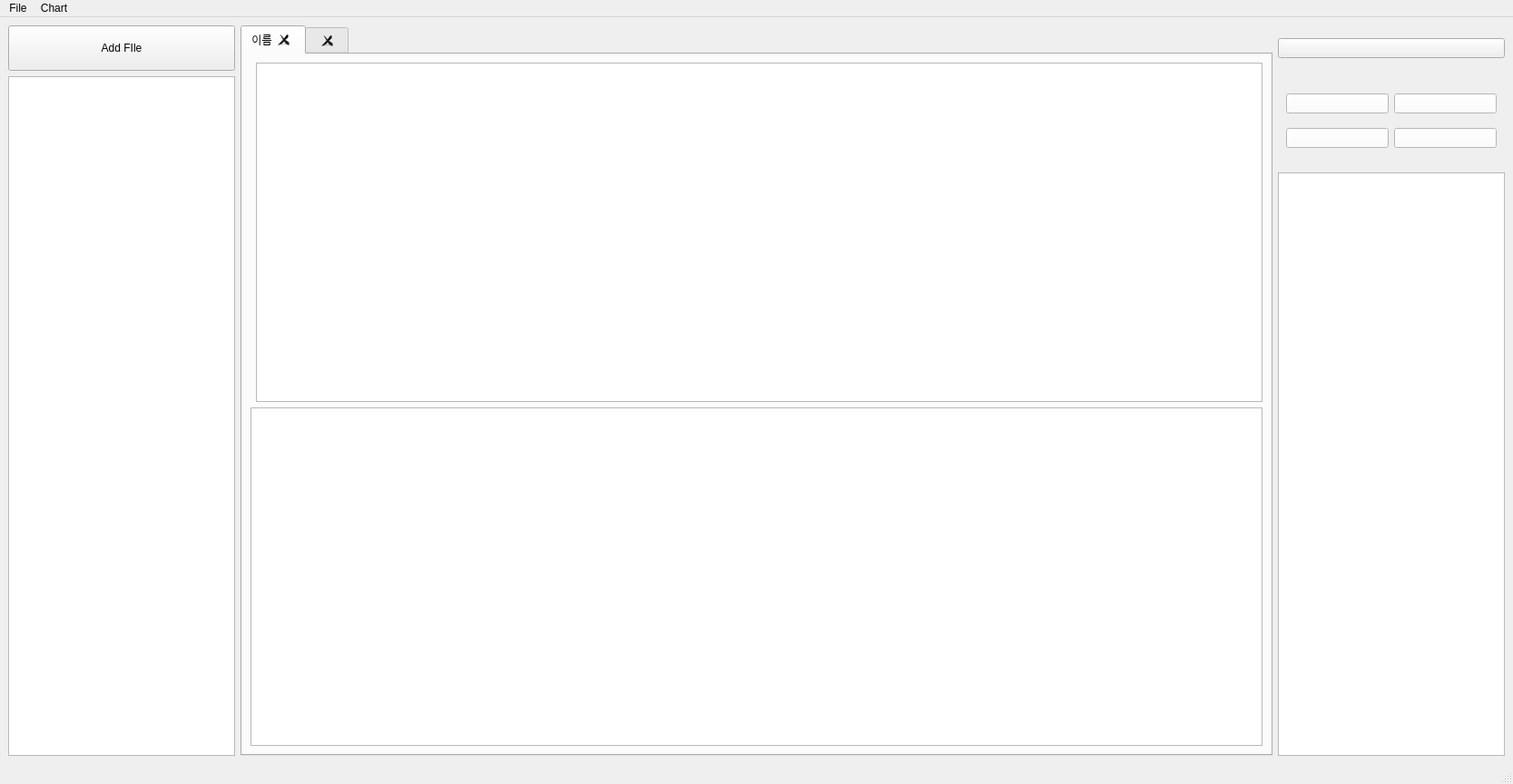
<?xml version="1.0" encoding="UTF-8"?>
<ui version="4.0">
 <class>MainWindow</class>
 <widget class="QMainWindow" name="MainWindow">
  <property name="geometry">
   <rect>
    <x>0</x>
    <y>0</y>
    <width>1667</width>
    <height>864</height>
   </rect>
  </property>
  <property name="maximumSize">
   <size>
    <width>100000</width>
    <height>100000</height>
   </size>
  </property>
  <property name="windowTitle">
   <string>MainWindow</string>
  </property>
  <widget class="QWidget" name="centralwidget">
   <layout class="QGridLayout" name="gridLayout">
    <item row="1" column="4">
     <widget class="QWidget" name="chartBtnWidget" native="true">
      <property name="minimumSize">
       <size>
        <width>0</width>
        <height>100</height>
       </size>
      </property>
      <layout class="QGridLayout" name="gridLayout_3">
       <item row="1" column="0">
        <widget class="QPushButton" name="pieChartBtn">
         <property name="styleSheet">
          <string notr="true">background-color: rgb(255, 255, 255);</string>
         </property>
         <property name="text">
          <string/>
         </property>
         <property name="icon">
          <iconset>
           <normaloff>img/파이.png</normaloff>img/파이.png</iconset>
         </property>
         <property name="iconSize">
          <size>
           <width>50</width>
           <height>50</height>
          </size>
         </property>
         <property name="checkable">
          <bool>true</bool>
         </property>
        </widget>
       </item>
       <item row="0" column="1">
        <widget class="QPushButton" name="lineGraphBtn">
         <property name="styleSheet">
          <string notr="true">background-color: rgb(255, 255, 255);</string>
         </property>
         <property name="text">
          <string/>
         </property>
         <property name="icon">
          <iconset>
           <normaloff>img/꺽은선.png</normaloff>img/꺽은선.png</iconset>
         </property>
         <property name="iconSize">
          <size>
           <width>50</width>
           <height>50</height>
          </size>
         </property>
         <property name="checkable">
          <bool>true</bool>
         </property>
        </widget>
       </item>
       <item row="0" column="0">
        <widget class="QPushButton" name="barGraphBtn">
         <property name="styleSheet">
          <string notr="true">background-color: rgb(255, 255, 255);</string>
         </property>
         <property name="text">
          <string/>
         </property>
         <property name="icon">
          <iconset>
           <normaloff>img/막대2.png</normaloff>img/막대2.png</iconset>
         </property>
         <property name="iconSize">
          <size>
           <width>50</width>
           <height>50</height>
          </size>
         </property>
         <property name="checkable">
          <bool>true</bool>
         </property>
         <property name="autoExclusive">
          <bool>false</bool>
         </property>
        </widget>
       </item>
       <item row="1" column="1">
        <widget class="QPushButton" name="scatterChartBtn">
         <property name="styleSheet">
          <string notr="true">background-color: rgb(255, 255, 255);</string>
         </property>
         <property name="text">
          <string/>
         </property>
         <property name="icon">
          <iconset>
           <normaloff>img/산포도.png</normaloff>img/산포도.png</iconset>
         </property>
         <property name="iconSize">
          <size>
           <width>50</width>
           <height>50</height>
          </size>
         </property>
         <property name="checkable">
          <bool>true</bool>
         </property>
        </widget>
       </item>
      </layout>
     </widget>
    </item>
    <item row="1" column="0" rowspan="2">
     <widget class="QListWidget" name="FileList">
      <property name="maximumSize">
       <size>
        <width>250</width>
        <height>1000</height>
       </size>
      </property>
      <property name="font">
       <font>
        <pointsize>14</pointsize>
       </font>
      </property>
      <property name="dragDropMode">
       <enum>QAbstractItemView::InternalMove</enum>
      </property>
     </widget>
    </item>
    <item row="2" column="4">
     <widget class="QListWidget" name="cellList">
      <property name="maximumSize">
       <size>
        <width>250</width>
        <height>1000</height>
       </size>
      </property>
      <property name="font">
       <font>
        <pointsize>10</pointsize>
       </font>
      </property>
      <property name="lineWidth">
       <number>1</number>
      </property>
      <property name="dragDropMode">
       <enum>QAbstractItemView::DragDrop</enum>
      </property>
      <property name="defaultDropAction">
       <enum>Qt::MoveAction</enum>
      </property>
     </widget>
    </item>
    <item row="0" column="0">
     <widget class="QPushButton" name="insertButton">
      <property name="minimumSize">
       <size>
        <width>0</width>
        <height>50</height>
       </size>
      </property>
      <property name="text">
       <string>Add FIle</string>
      </property>
     </widget>
    </item>
    <item row="0" column="4">
     <widget class="QPushButton" name="addTabBtn">
      <property name="text">
       <string/>
      </property>
      <property name="icon">
       <iconset>
        <normaloff>img/플러스.png</normaloff>img/플러스.png</iconset>
      </property>
     </widget>
    </item>
    <item row="0" column="1" rowspan="3">
     <widget class="QTabWidget" name="tabWidget">
      <property name="styleSheet">
       <string notr="true">font: 11pt &quot;KoPub돋움체 Bold&quot;;</string>
      </property>
      <property name="currentIndex">
       <number>0</number>
      </property>
      <property name="iconSize">
       <size>
        <width>50</width>
        <height>50</height>
       </size>
      </property>
      <property name="tabsClosable">
       <bool>true</bool>
      </property>
      <property name="movable">
       <bool>true</bool>
      </property>
      <widget class="QWidget" name="tab_1">
       <attribute name="title">
        <string>이름</string>
       </attribute>
       <layout class="QGridLayout" name="gridLayout_2">
        <item row="2" column="0" colspan="2">
         <widget class="QTableWidget" name="tableWidget"/>
        </item>
        <item row="1" column="1">
         <widget class="QListWidget" name="colInfoListWidget">
          <property name="font">
           <font>
            <family>KoPub돋움체 Bold</family>
            <pointsize>11</pointsize>
            <weight>50</weight>
            <italic>false</italic>
            <bold>false</bold>
            <stylestrategy>PreferDefault</stylestrategy>
           </font>
          </property>
          <property name="editTriggers">
           <set>QAbstractItemView::DoubleClicked|QAbstractItemView::EditKeyPressed</set>
          </property>
         </widget>
        </item>
        <item row="1" column="0">
         <layout class="QVBoxLayout" name="graphLayout"/>
        </item>
       </layout>
      </widget>
      <widget class="QWidget" name="tab_2">
       <attribute name="title">
        <string/>
       </attribute>
      </widget>
     </widget>
    </item>
   </layout>
  </widget>
  <widget class="QMenuBar" name="menubar">
   <property name="geometry">
    <rect>
     <x>0</x>
     <y>0</y>
     <width>1667</width>
     <height>21</height>
    </rect>
   </property>
   <widget class="QMenu" name="menu">
    <property name="title">
     <string>File</string>
    </property>
    <widget class="QMenu" name="menuabsorption">
     <property name="title">
      <string>Absorption</string>
     </property>
     <addaction name="actionFileAbsorption"/>
     <addaction name="actionCellAbsorption"/>
    </widget>
    <addaction name="menuSave"/>
    <addaction name="actionSave"/>
    <addaction name="menuabsorption"/>
    <addaction name="actionExit"/>
   </widget>
   <widget class="QMenu" name="menuChart">
    <property name="title">
     <string>Chart</string>
    </property>
   </widget>
   <addaction name="menu"/>
   <addaction name="menuChart"/>
  </widget>
  <widget class="QStatusBar" name="statusbar"/>
  <action name="actionSave">
   <property name="text">
    <string>Save as</string>
   </property>
  </action>
  <action name="actionExit">
   <property name="text">
    <string>Exit</string>
   </property>
  </action>
  <action name="menuSave">
   <property name="text">
    <string>Save</string>
   </property>
  </action>
  <action name="actionFile">
   <property name="text">
    <string>File</string>
   </property>
  </action>
  <action name="actionCell">
   <property name="text">
    <string>Cell</string>
   </property>
  </action>
  <action name="actionFileAbsorption">
   <property name="text">
    <string>FileAbsorption</string>
   </property>
  </action>
  <action name="actionCellAbsorption">
   <property name="text">
    <string>CellAbsorption</string>
   </property>
  </action>
 </widget>
 <resources>
  <include location="ProjectUI.ui"/>
 </resources>
 <connections/>
</ui>
